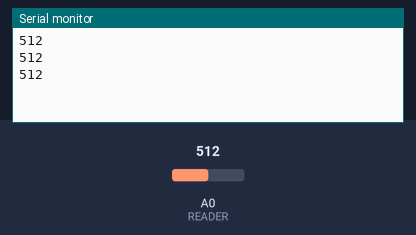
Bench run of a sketch on a simulated Arduino Uno, built with avr-gcc and run on an emulated ATmega328P. Shown: the last lines printed to the serial monitor. The inputs (shaded band) are chosen by the test bench; at power-on: A0 (READER) = 512.

Above: at 1.4 s.
1.5 s: A0 (READER) set to 716
At 2.6 s:
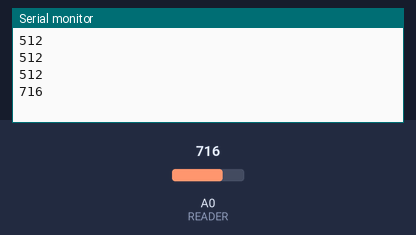
3.0 s: A0 (READER) set to 900
At 4.0 s:
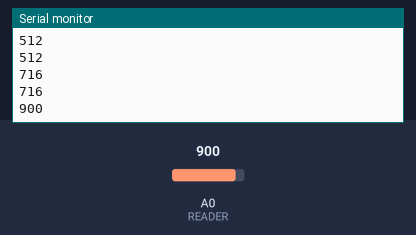
Timing chart, 0 to 6.0 s (numbered marks = the images above; inputs shaded):
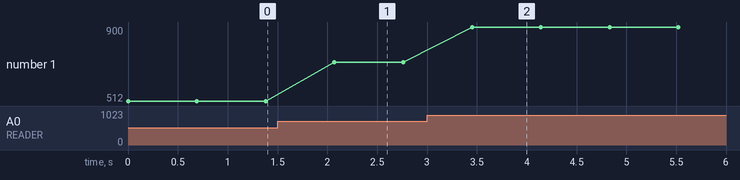

The sketch:

assignment_10.ino
```cpp
const uint8_t LED_LIGHTS[] = {9};
const int READER = A0;
const uint32_t BAUD_RATE = 9600;
const uint32_t DELAY = 690;

void setup() {
    for (const auto pin: LED_LIGHTS) {
        pinMode(LED_LIGHTS, OUTPUT);
    }

    pinMode(READER, INPUT);
    Serial.begin(BAUD_RATE);
    /* `Serial. begin(9600);` passes the value 9600 to the speed parameter. */
    /* This tells the Arduino to get ready to exchange messages with the */
    /* Serial Monitor at a data rate of 9600 bits per second. That's 9600 */
    /* binary ones or zeros per second, and is commonly called a baud rate. */
}

void loop() {
    int amps = analogRead(READER);
    Serial.println(amps);
    delay(DELAY);
}
```

Measured:
- after the input at 1.5 s, the serial monitor: prints a new line after 0.57 s (image 1)
- after the input at 3.0 s, the serial monitor: prints a new line after 0.45 s (image 2)
- plotted number 1: 512 → 716 after the input at 1.5 s, 716 → 900 after the input at 3.0 s
